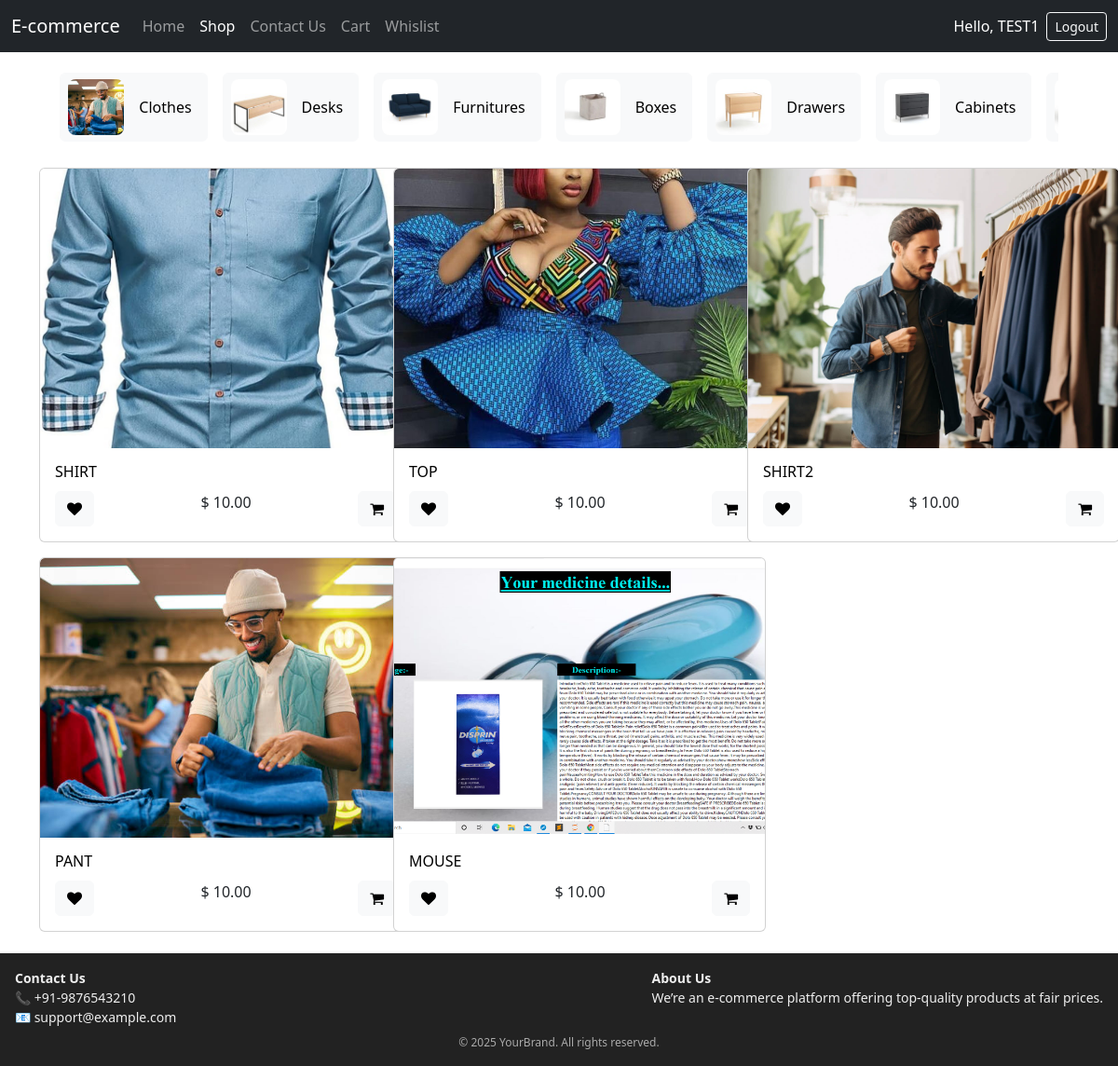
The app's page /shop/shop/ (signed in) with its own data.
### shop/models.py (models this page shows, shortened)
class Users(AbstractUser):
    email = models.EmailField(max_length=254, blank=False, null=False, unique=True)

class Category(models.Model):
    name = models.CharField(max_length=20, blank=False, null=False)
    category_image = models.ImageField(upload_to="shop/category", blank=False, null=False)
    create_date = models.DateTimeField("Create Date",auto_now_add=True)
    parent_categ_id = models.ForeignKey('self', on_delete=models.CASCADE, blank=True, null=True)
    child_categ_ids = models.ManyToManyField('self', blank=True)

class Product(models.Model):
    name = models.CharField(max_length=20, blank=False, null=False)
    price = models.DecimalField(max_digits=10, decimal_places=2, blank=False, null=False, default = 10.00)
    product_image = models.ImageField(upload_to="shop/product", blank=False, null=False)
    category_id = models.ForeignKey(Category, on_delete=models.CASCADE, blank=False, null=False)
    create_date = models.DateTimeField("Create Date",auto_now_add=True)
    published = models.BooleanField(default=False)
    internal_ref = models.CharField(max_length=20, editable=False, unique=True)
    stock = models.IntegerField(default=0)
    description = models.TextField(blank=True, null=True)
    allow_out_of_stock = models.BooleanField(default=False)
    product_type = models.CharField(max_length=20, choices=[('storable', 'Storable'), ('consumable', 'Consumable')], default='storable')

### shop/views.py (the view)
# urls.py: path('shop/', include("shop.urls")),
def shop(request):
    try:
        productObjs = Product.objects.filter(published=True)
        CategoryObjs = Category.objects.filter(parent_categ_id=None)
        context = {"productObjs":productObjs, "CategoryObjs":CategoryObjs, "msg":"Products not found!!!"}
    except (KeyError, Product.DoesNotExist):
        context = {"msg":"Product not found!!!"}
    return render(request, "shop/shop.html", context)

### shop/templates/shop/shop.html (shortened to what this page needs)
{% extends "shop/base.html" %}
{% block body %}
<div class="container">
    {% if CategoryObjs %}
        <div class="pb-1 mb-1 overflow-auto" style="margin: 2%;">
            <ul class="d-flex align-items-stretch mb-1 list-unstyled overflow-visible">
            {% for CategoryObj in CategoryObjs %}
                <a href="/shop/shop/category/{{ CategoryObj.id }}" style="text-decoration: none;">
                <li class="d-flex pe-3">
                    <div class=" btn btn-light d-flex align-items-center ps-2 pe-3 fs-6 fw-normal " for="1">
                        <div class="rounded-3 me-3 bg-img-category" style="background-image:url('{{ CategoryObj.category_image.url }}');" alt="{{ CategoryObj.name }}"></div>
                        <span>{{ CategoryObj.name }}</span>
                    </div>
                </li></a>
            {% endfor %}
            </ul>
        </div>
    {% endif %}
    {% if productObjs %}
    <div class="row" style="margin-bottom: 2%;">
        {% for productObj in productObjs %}
            <div class="col-lg-4">
                <div class="card-slider d-flex mt-3">
                    <div class="card">
                        <a href="/shop/productDetail/{{ productObj.id }}">
                            <img src="{{ productObj.product_image.url }}" class="card-img-top" alt="{{ productObj.name }}">
                        </a>
                        <div class="card-body">
                            <a href="/shop/productDetail/{{ productObj.id }}" style="text-decoration: none;color:black;">
                            <h6 class="card-title">{{ productObj.name|upper }}</h6>
                            </a>
                            <p class="card-text text-center">$ {{ productObj.price }}
                            <button type="button" role="button" class="btn btn-light text-end" style="float: left;" title="Add to Wishlist">
                                <span class="fa fa-heart" role="img" aria-label="Add to wishlist"></span>
                            </button>
                            <button type="button" role="button" class="btn btn-light text-end" style="float: right;" title="Add to Cart">
                                <span class="fa fa-shopping-cart" role="img" aria-label="Add to cart"></span>
                            </button>
                            </p>
                        </div>
                    </div>
                </div>
            </div>
        {% endfor %}
    {% else %}
        <div class="row" style="background-color: rgb(37, 29, 29, 00.5);padding: 2%;margin-top: 2%;margin-bottom: 2%;border-radius: 20px;">
            <div class="col-12">
                <h1>{{ msg }}</h1>
            </div>
        </div>
    {% endif %}
</div>
{% endblock %}

### shop/templates/shop/base.html (shortened to what this page needs)
<!DOCTYPE html>
<html lang="en">
<head>
</head>
<body>
    <nav class="navbar navbar-expand-lg navbar-dark bg-dark">
        <div class="container-fluid">
          <a class="navbar-brand" href="#">E-commerce</a>
          <div class="collapse navbar-collapse" id="navbarNavDropdown">
            <ul class="navbar-nav">
              <li class="nav-item">
                <a class="nav-link {% if request.path == '/shop/' %}active{% endif %}" aria-current="page" href="/shop">Home</a>
              </li>
              <li class="nav-item">
                <a class="nav-link {% if request.path == '/shop/shop/' %}active{% endif %}" href="/shop/shop">Shop</a>
              </li>
              <li class="nav-item">
                <a class="nav-link {% if request.path == '/shop/contactUs/' %}active{% endif %}" href="/shop/contactUs">Contact Us</a>
              </li>
              <li class="nav-item">
                <a class="nav-link {% if request.path == '#' %}active{% endif %}" href="#">Cart</a>
              </li>
              <li class="nav-item">
                <a class="nav-link {% if request.path == '#' %}active{% endif %}" href="#">Whislist</a>
              </li>
            </ul>
            <ul class="navbar-nav ms-auto">
              {% if request.user.is_authenticated %}
                <li class="nav-item d-flex align-items-center">
                  <span class="navbar-text text-white me-2">Hello, {{ request.user.username|upper }}</span>
                  <a class="btn btn-outline-light btn-sm" href="{% url 'shop:logout' %}">Logout</a>
                </li>
              {% else %}
                <li class="nav-item">
                  <a class="btn btn-outline-light btn-sm" href="{% url 'shop:signin' %}">Sign In</a>
                </li>
              {% endif %}
            </ul>
          </div>
        </div>
      </nav>
      <div class="wrapper">
        <div class="content">
          {% block body %}{% endblock %}
        </div>
        <footer class="footer">
          <div class="footer-content">
            <div>
              <strong>Contact Us</strong><br>
              📞 +91-9876543210<br>
              📧 support@example.com
            </div>
            <div>
              <strong>About Us</strong><br>
              We’re an e-commerce platform offering top-quality products at fair prices.
            </div>
          </div>
          <div class="footer-bottom">
            &copy; 2025 YourBrand. All rights reserved.
          </div>
        </footer>
      </div>
    <link href="https://cdn.jsdelivr.net/npm/bootstrap@5.3.3/dist/css/bootstrap.min.css" rel="stylesheet">
    <link rel="stylesheet" href="https://cdnjs.cloudflare.com/ajax/libs/font-awesome/4.7.0/css/font-awesome.min.css">
</body>
</html>

### shop/templates/shop/shop.html (style rules this page uses)
.card { flex: 0 0 auto; width: 400px; height: 500px; overflow: hidden; display: flex; flex-direction: column; }
.card-body { padding: 10px; height: 100px; overflow: hidden; display: flex; flex-direction: column; justify-content: space-between; }
.card-img-top { height: 300px; width: 100%; object-fit: cover; border-top-left-radius: 0.5rem; border-top-right-radius: 0.5rem; }
.card-title, .card-text { word-wrap: break-word; overflow-wrap: break-word; white-space: normal; }
.bg-img-category { width: 60px; height: 60px; background-size: cover; background-position: center; border-radius: 8px; flex-shrink: 0; }

### shop/templates/shop/base.html (style rules this page uses)
html, body { height: 100%; margin: 0; }
.wrapper { display: flex; flex-direction: column; min-height: 100vh; }
.content { flex: 1; }
.footer { background: #222; color: #eee; padding: 1rem; font-size: 14px; }
.footer-content { display: flex; justify-content: space-between; flex-wrap: wrap; gap: 1rem; }
.footer-bottom { text-align: center; margin-top: 0.5rem; font-size: 12px; color: #aaa; }

### records on screen
Users: user.username "TEST1"
Category: category_image (picture), name "Clothes"
Category: category_image (picture), name "Desks"
Category: category_image (picture), name "Furnitures"
Category: category_image (picture), name "Boxes"
Category: category_image (picture), name "Drawers"
Category: category_image (picture), name "Cabinets"
Category: category_image (picture)
Product: product_image (picture), name "SHIRT", price "10.00"
Product: product_image (picture), name "TOP", price "10.00"
Product: product_image (picture), name "SHIRT2", price "10.00"
Product: product_image (picture), name "PANT", price "10.00"
Product: product_image (picture), name "MOUSE", price "10.00"
